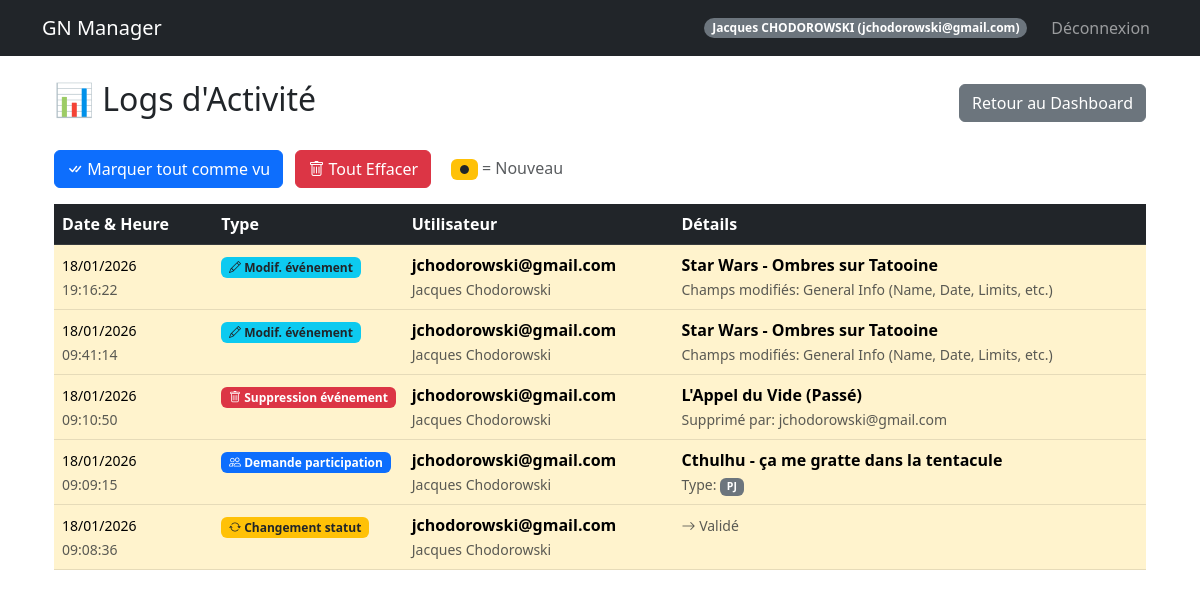
/admin/logs (signed in), run on the app's committed database.
### models.py (models this page shows, shortened)
class User(UserMixin, db.Model):
    id = db.Column(db.Integer, primary_key=True)
    email = db.Column(db.String(120), unique=True, nullable=False)
    password_hash = db.Column(db.String(128))
    nom = db.Column(db.String(80))
    prenom = db.Column(db.String(80))
    age = db.Column(db.Integer)
    genre = db.Column(db.String(20))
    avatar_url = db.Column(db.String(200))
    role = db.Column(db.String(20), default='user')  # createur, sysadmin, user
    is_banned = db.Column(db.Boolean, default=False)
    is_deleted = db.Column(db.Boolean, default=False)  # Suppression logique
    @property
    def is_admin(self):
        return self.role in ['createur', 'sysadmin']

class ActivityLog(db.Model):
    id = db.Column(db.Integer, primary_key=True)
    action_type = db.Column(db.String(50), nullable=False)
    user_id = db.Column(db.Integer, db.ForeignKey('user.id'))
    event_id = db.Column(db.Integer, db.ForeignKey('event.id'), nullable=True)
    details = db.Column(db.Text)  # JSON
    is_viewed = db.Column(db.Boolean, default=False)
    created_at = db.Column(db.DateTime, default=datetime.utcnow)
    user = db.relationship('User', backref='activity_logs')
    event = db.relationship('Event', backref='activity_logs')

### routes/admin_routes.py (the view)
@admin_bp.route('/admin/logs')
@login_required
@admin_required
def admin_logs():
    logs = ActivityLog.query.order_by(ActivityLog.created_at.desc()).all()
    for log in logs:
        try:
            log.details_dict = json.loads(log.details or '{}')
        except json.JSONDecodeError:
            log.details_dict = {}
    return render_template('admin_logs.html', logs=logs)

### templates/admin_logs.html (shortened to what this page needs)
{% extends "base.html" %}
{% block content %}
<div class="container mt-4">
    <div class="d-flex justify-content-between align-items-center mb-4">
        <h2>📊 Logs d'Activité</h2>
        <a href="{{ url_for('admin.dashboard') }}" class="btn btn-secondary">Retour au Dashboard</a>
    </div>
    {% if logs %}
    <div class="mb-3">
        <button id="markViewedBtn" class="btn btn-primary">
            <i class="bi bi-check-all"></i> Marquer tout comme vu
        </button>
        <form action="{{ url_for('admin.delete_all_logs') }}" method="POST" class="d-inline ms-2"
            onsubmit="return confirm('Êtes-vous sûr de vouloir TOUT effacer ? Cette action est irréversible.');">
            <button type="submit" class="btn btn-danger">
                <i class="bi bi-trash"></i> Tout Effacer
            </button>
        </form>
        <span class="ms-3 text-muted">
            <span class="badge bg-warning text-dark">●</span> = Nouveau
        </span>
    </div>
    <div class="table-responsive">
        <table class="table table-hover">
            <thead class="table-dark">
                <tr>
                    <th style="width: 15%">Date & Heure</th>
                    <th style="width: 15%">Type</th>
                    <th style="width: 25%">Utilisateur</th>
                    <th style="width: 45%">Détails</th>
                </tr>
            </thead>
            <tbody>
                {% for log in logs %}
                <tr {% if not log.is_viewed %}class="table-warning" {% endif %}>
                    <td>
                        <small>{{ log.created_at.strftime('%d/%m/%Y') }}</small><br>
                        <small class="text-muted">{{ log.created_at.strftime('%H:%M:%S') }}</small>
                    </td>
                    <td>
                        {% if log.action_type == 'user_registration' %}
                        <span class="badge bg-success">
                            <i class="bi bi-person-plus"></i> Inscription
                        </span>
                        {% elif log.action_type == 'event_creation' %}
                        <span class="badge bg-info">
                            <i class="bi bi-calendar-plus"></i> Création événement
                        </span>
                        {% elif log.action_type == 'event_participation' %}
                        <span class="badge bg-primary">
                            <i class="bi bi-people"></i> Demande participation
                        </span>
                        {% elif log.action_type == 'Modification statut' %}
                        <span class="badge bg-warning text-dark">
                            <i class="bi bi-arrow-repeat"></i> Changement statut
                        </span>
                        {% elif log.action_type == 'Suppression utilisateur' %}
                        <span class="badge bg-danger">
                            <i class="bi bi-person-x"></i> Suppression user
                        </span>
                        {% elif log.action_type == 'Mise à jour événement' %}
                        <span class="badge bg-info text-dark">
                            <i class="bi bi-pencil"></i> Modif. événement
                        </span>
                        {% elif log.action_type == 'Mise à jour participant' %}
                        <span class="badge bg-info text-dark">
                            <i class="bi bi-person-gear"></i> Modif. participant
                        </span>
                        {% elif log.action_type == 'Mise à jour groupes' %}
                        <span class="badge bg-secondary">
                            <i class="bi bi-collection"></i> Config. groupes
                        </span>
                        {% elif log.action_type == 'Mise à jour utilisateur' %}
                        <span class="badge bg-info text-dark">
                            <i class="bi bi-person-gear"></i> Modif. user
                        </span>
                        {% elif log.action_type == 'Suppression événement' %}
                        <span class="badge bg-danger">
                            <i class="bi bi-trash"></i> Suppression événement
                        </span>
                        {% endif %}
                    </td>
                    <td>
                        {% if log.user %}
                        <strong>{{ log.user.email }}</strong>
                        {% if log.user.prenom and log.user.nom %}
                        <br><small class="text-muted">{{ log.user.prenom }} {{ log.user.nom }}</small>
                        {% endif %}
                        {% else %}
                        <span class="text-muted">Utilisateur supprimé</span>
                        {% endif %}
                    </td>
                    <td>
                        {% if log.action_type == 'user_registration' %}
                        <div>
                            <strong>{{ log.details_dict.prenom }} {{ log.details_dict.nom }}</strong>
                        </div>
                        <small class="text-muted">
                            Email: {{ log.details_dict.email }}
                            {% if log.details_dict.genre %}
                            | Genre: {{ log.details_dict.genre }}
                            {% endif %}
                        </small>
                        {% elif log.action_type == 'event_participation' %}
                        <div>
                            <strong>{{ log.details_dict.event_name }}</strong>
                        </div>
                        <small class="text-muted">
                            Type: <span class="badge bg-secondary">{{ log.details_dict.type }}</span>
                        </small>
                        {% elif log.action_type == 'Modification statut' %}
                        <small class="text-muted">
                            {{ log.details_dict.old_status }} <i class="bi bi-arrow-right"></i> {{
                            log.details_dict.new_status }}
                        </small>
                        {% elif log.action_type == 'Mise à jour événement' %}
                        <div>
                            <strong>{{ log.details_dict.event_name }}</strong>
                        </div>
                        <small class="text-muted">
                            Champs modifiés: {{ log.details_dict.updated_fields }}
                        </small>
                        {% elif log.action_type == 'Suppression événement' %}
                        <div>
                            <strong>{{ log.details_dict.event_name }}</strong>
                        </div>
                        <small class="text-muted">
                            Supprimé par: {{ log.details_dict.deleted_by_email }}
                        </small>
                        {% endif %}
                    </td>
                </tr>
                {% endfor %}
            </tbody>
        </table>
    </div>
    {% else %}
    <div class="alert alert-info">
        <i class="bi bi-info-circle"></i> Aucune activité enregistrée pour le moment.
    </div>
    {% endif %}
</div>
{% endblock %}

### templates/base.html (shortened to what this page needs)
<!DOCTYPE html>
<html lang="fr">
<head>
    <link href="https://cdn.jsdelivr.net/npm/bootstrap@5.3.0/dist/css/bootstrap.min.css" rel="stylesheet">
    <link rel="stylesheet" href="https://cdn.jsdelivr.net/npm/bootstrap-icons@1.11.3/font/bootstrap-icons.min.css">
</head>
<body>
    <nav class="navbar navbar-expand-lg navbar-dark bg-dark">
        <div class="container">
            <a class="navbar-brand" href="{{ url_for('auth.index') }}">GN Manager</a>
            {% if current_user.is_authenticated %}
            <div class="navbar-nav ms-auto align-items-center">
                <span class="badge bg-secondary rounded-pill me-3">{{ current_user.prenom }} {{ current_user.nom|upper
                    }} ({{ current_user.email }})</span>
                <a class="nav-link" href="{{ url_for('auth.logout') }}">Déconnexion</a>
            </div>
            {% endif %}
        </div>
    </nav>
    <div class="container mt-4">
        {% block content %}{% endblock %}
    </div>
</body>
</html>

### data on the page
User: prenom "Jacques", nom "CHODOROWSKI", email "jchodorowski@gmail.com"
ActivityLog: created_at "18/01/2026", created_at "19:16:22", shows "Modif. événement", user.email "jchodorowski@gmail.com", user.prenom "Jacques", user.nom "Chodorowski", details_dict.event_name "Star Wars - Ombres sur Tatooine", details_dict.updated_fields "General Info (Name, Date, Limits, etc.)"
ActivityLog: created_at "18/01/2026", created_at "09:41:14", shows "Modif. événement", user.email "jchodorowski@gmail.com", user.prenom "Jacques", user.nom "Chodorowski", details_dict.event_name "Star Wars - Ombres sur Tatooine", details_dict.updated_fields "General Info (Name, Date, Limits, etc.)"
ActivityLog: created_at "18/01/2026", created_at "09:10:50", shows "Suppression événement", user.email "jchodorowski@gmail.com", user.prenom "Jacques", user.nom "Chodorowski", details_dict.event_name "L'Appel du Vide (Passé)", details_dict.deleted_by_email "jchodorowski@gmail.com"
ActivityLog: created_at "18/01/2026", created_at "09:09:15", shows "Demande participation", user.email "jchodorowski@gmail.com", user.prenom "Jacques", user.nom "Chodorowski", details_dict.event_name "Cthulhu - ça me gratte dans la tentacule", details_dict.type "PJ"
ActivityLog: created_at "18/01/2026", created_at "09:08:36", shows "Changement statut", user.email "jchodorowski@gmail.com", user.prenom "Jacques", user.nom "Chodorowski", details_dict.new_status "Validé"
